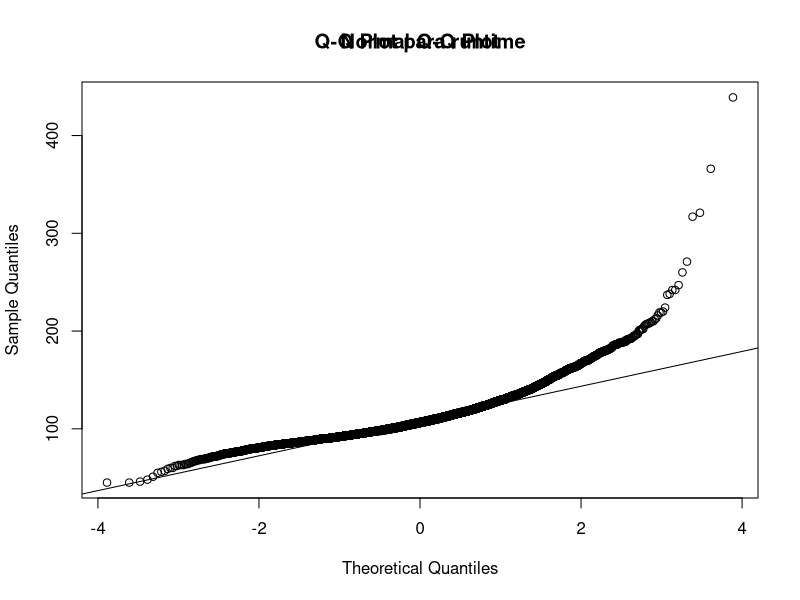
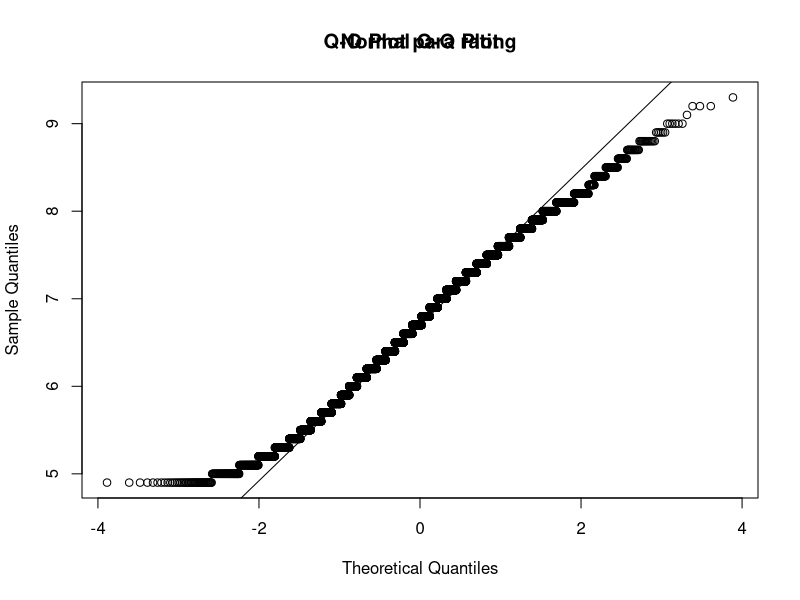
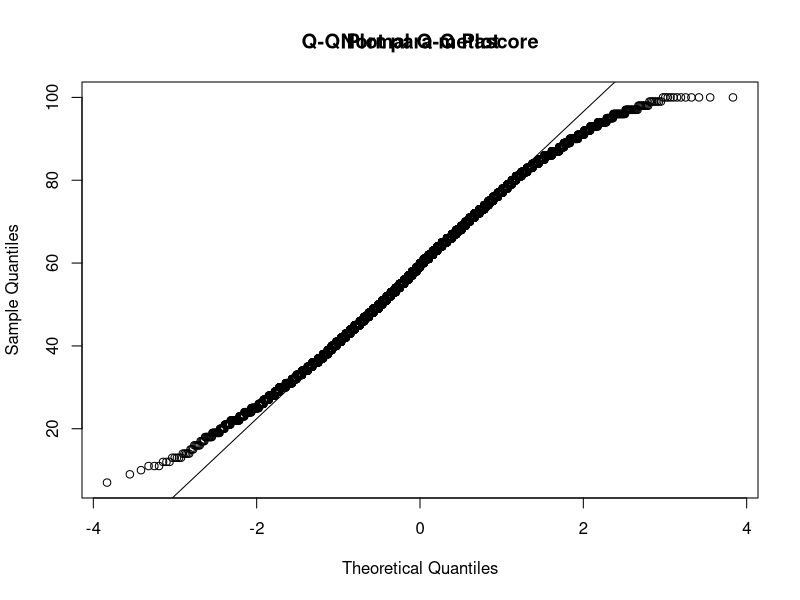
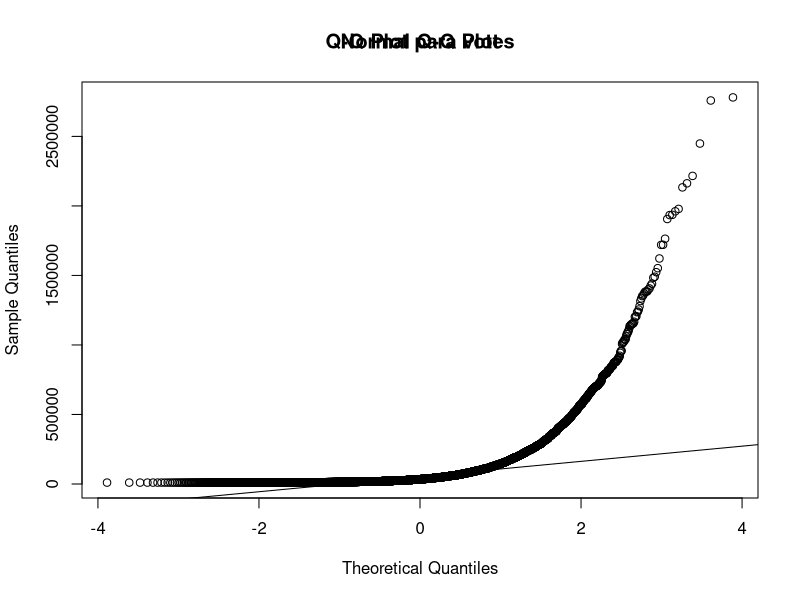
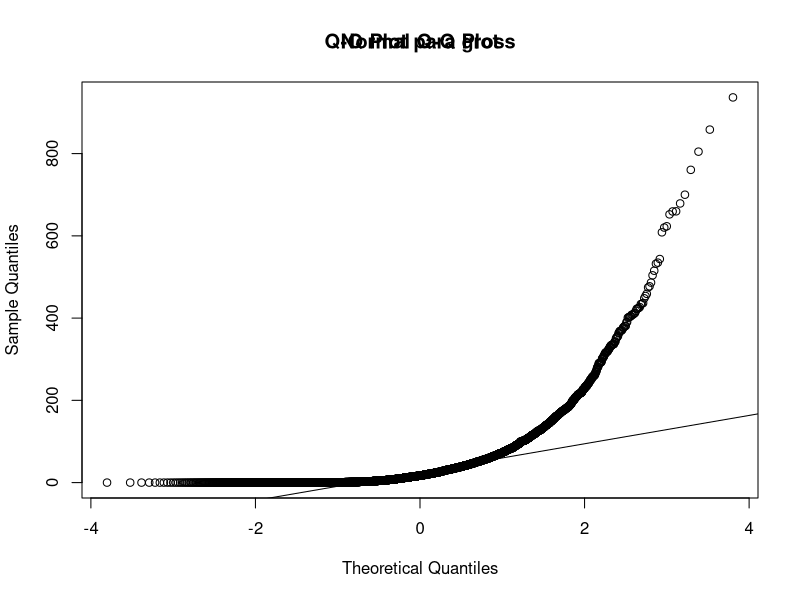
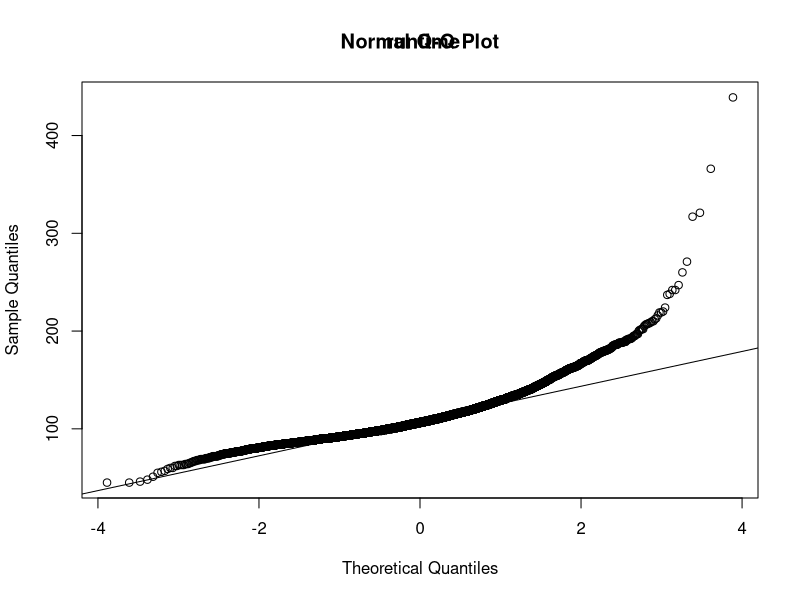

Write the R code that produced these figures, in order. (Note: this script raises an error after producing the figures.)
movies<-read.csv("movies.csv")
View(movies)

#1

nrow(movies)
ncol(movies)

runtimeMovies <- c(movies$runtime)
mostLongMovies <- sort(runtimeMovies, decreasing=TRUE)
head(mostLongMovies,10)

mean(movies$voteAvg)

#2

View(movies$title)
View(movies$year)
View(movies$runtime)
View(movies$certificate)
View(movies$genre)
View(movies$director)
View(movies$stars)
View(movies$rating)
View(movies$metascore)
View(movies$votes)
View(movies$gross)



#3

# Verifica la normalidad de las variables cuantitativas
quantitative_vars <- c("runtime", "rating", "metascore", "votes", "gross")

for (var in quantitative_vars) {
  qqnorm(movies[[var]])
  qqline(movies[[var]])
  title(paste("Q-Q Plot para", var))
}
#
qqnorm(movies[["runtime"]])
qqline(movies[["runtime"]])
title(paste("", "runtime"))

# Tamaño deseado para la muestra (ajusta según tus necesidades)
tamano_muestra <- 500

# Realiza el test de Shapiro-Wilk en una muestra aleatoria
shapiro_test <- shapiro.test(sample(movies$runtime, tamano_muestra))
print(shapiro.test)

variable <- movies$runtime


# Grafico de densidad Runtime
ggplot(data = NULL, aes(x = movies$runtime)) +
  geom_histogram(binwidth = 1, fill = "blue", color = "black", alpha = 0.7) +
  labs(title = "Histograma de la Variable", x = "Runtime", y = "Frecuencia")

qqnorm(movies$runtime)
qqline(movies$runtime)
title("Gráfico Q-Q de la Variable")


# Histograma Popularity
ggplot(data = NULL, aes(x = movies$popularity)) +
  geom_histogram(binwidth = 1, fill = "blue", color = "black", alpha = 0.7) +
  labs(title = "Histograma de la Variable", x = "Popularity", y = "Frecuencia")

qqnorm(movies$popularity)
qqline(movies$popularity)
title("Gráfico Q-Q de la Variable")

# Grafico de densidad VoteAVG
ggplot(data = NULL, aes(x = movies$voteAvg)) +
  geom_density(fill = "blue", alpha = 0.5) +
  labs(title = "Distribución de la Variable", x = "VoteAvg", y = "Densidad")

qqnorm(movies$voteAvg)
qqline(movies$voteAvg)
title("Gráfico Q-Q de la Variable")

#Histograma VoteCount
ggplot(data = NULL, aes(x = movies$voteCount)) +
  geom_histogram(binwidth = 1, fill = "blue", color = "black", alpha = 0.7) +
  labs(title = "Histograma de la Variable", x = "Popularity", y = "Frecuencia")

qqnorm(movies$voteCount)
qqline(movies$voteCount)
title("Gráfico Q-Q de la Variable")

#Grafico de densidad genresAmount
ggplot(data = NULL, aes(x = movies$genresAmount)) +
  geom_density(fill = "blue", alpha = 0.5) +
  labs(title = "Distribución de la Variable", x = "runtime", y = "Densidad")

qqnorm(movies$genresAmount)
qqline(movies$genresAmount)
title("Gráfico Q-Q de la Variable")

#Histograma productioncoamount
ggplot(data = NULL, aes(x = movies$productionCoAmount)) +
  geom_histogram(binwidth = 1, fill = "blue", color = "black", alpha = 0.7) +
  labs(title = "Histograma de la Variable", x = "Popularity", y = "Frecuencia")

#Grafico de densidad productioncountr
ggplot(data = NULL, aes(x = movies$productionCountriesAmount)) +
  geom_density(fill = "blue", alpha = 0.5) +
  labs(title = "Distribución de la Variable", x = "runtime", y = "Densidad")

variable_cualitativa1 <- movies$genres
variable_cualitativa2 <- movies$productionCompany

# Crear la tabla de frecuencias con dplyr
tabla_frecuencias <- data.frame(
  Categoría1 = variable_cualitativa1,
  Categoría2 = variable_cualitativa2
) %>%
  group_by(Categoría1, Categoría2) %>%
  summarise(Frecuencia = n())

# Crear la tabla de frecuencias con dplyr
tabla_frecuencias <- table(movies$actors)

# Mostrar la tabla de frecuencias
print(tabla_frecuencias)

library(tidyverse)
install.packages(c("tidyverse", "stringr"))
library(dplyr)


lista_actores <- strsplit(movies$actors, "|", fixed = TRUE)

# Convertir la lista en un vector único
vector_actores <- unlist(lista_actores)

tabla_frecuencias <- table(vector_actores)
tabla_frecuencias <- sort(tabla_frecuencias, decreasing=TRUE)

top_50_actores <- head(tabla_frecuencias, 50)

print(top_50_actores)


#4


#4.1 Peliculas con mayor presupuestoS

datos_ordenados <- movies[order(-movies$budget), ]

top_10_presupuesto <- head(datos_ordenados[, c("budget", "title")], 10)

# Imprimir el resultado
print(top_10_presupuesto)

#4.2 Peliculas con mayores ingresos

datos_ordenados_ingresos <- movies[order(-movies$revenue), ]

top_10_ingresos <- head(datos_ordenados_ingresos[, c("revenue", "title")], 10)

print(top_10_ingresos)


#4.3 Pelicula con mas votos

pelicula_mas_votada <- movies[which.max(movies$voteCount), ]

print(pelicula_mas_votada[c("title", "voteCount")])


#4.4 Pelicula con peores votaciones

peor_pelicula <- movies[which.min(movies$voteAvg), ]

print(peor_pelicula[c("title","voteAvg")])

#4.5

library(ggplot2)
install.packages("ggplot2")

movies$releaseYear <- as.integer(format(as.Date(movies$releaseDate), "%Y"))

conteo_por_anio <- movies %>%group_by(releaseYear) %>%summarise(numero_de_peliculas = n())

anio_mas_peliculas <- conteo_por_anio[which.max(conteo_por_anio$numero_de_peliculas), "releaseYear"]

tabla_conteo <- as.data.frame(conteo_por_anio)

print(tabla_conteo)
print(paste("Año con más películas:", anio_mas_peliculas))

ggplot(conteo_por_anio, aes(x = as.factor(releaseYear), y = numero_de_peliculas)) +
  geom_bar(stat = "identity", fill = "skyblue") +
  labs(title = "Número de películas por año", x = "Año", y = "Número de películas") +
  theme_minimal()

#4.6


#4.7


#4.8


#4.9


#4.10


#4.11


#4.12


#4.13


#4.14


#4.15





#5





